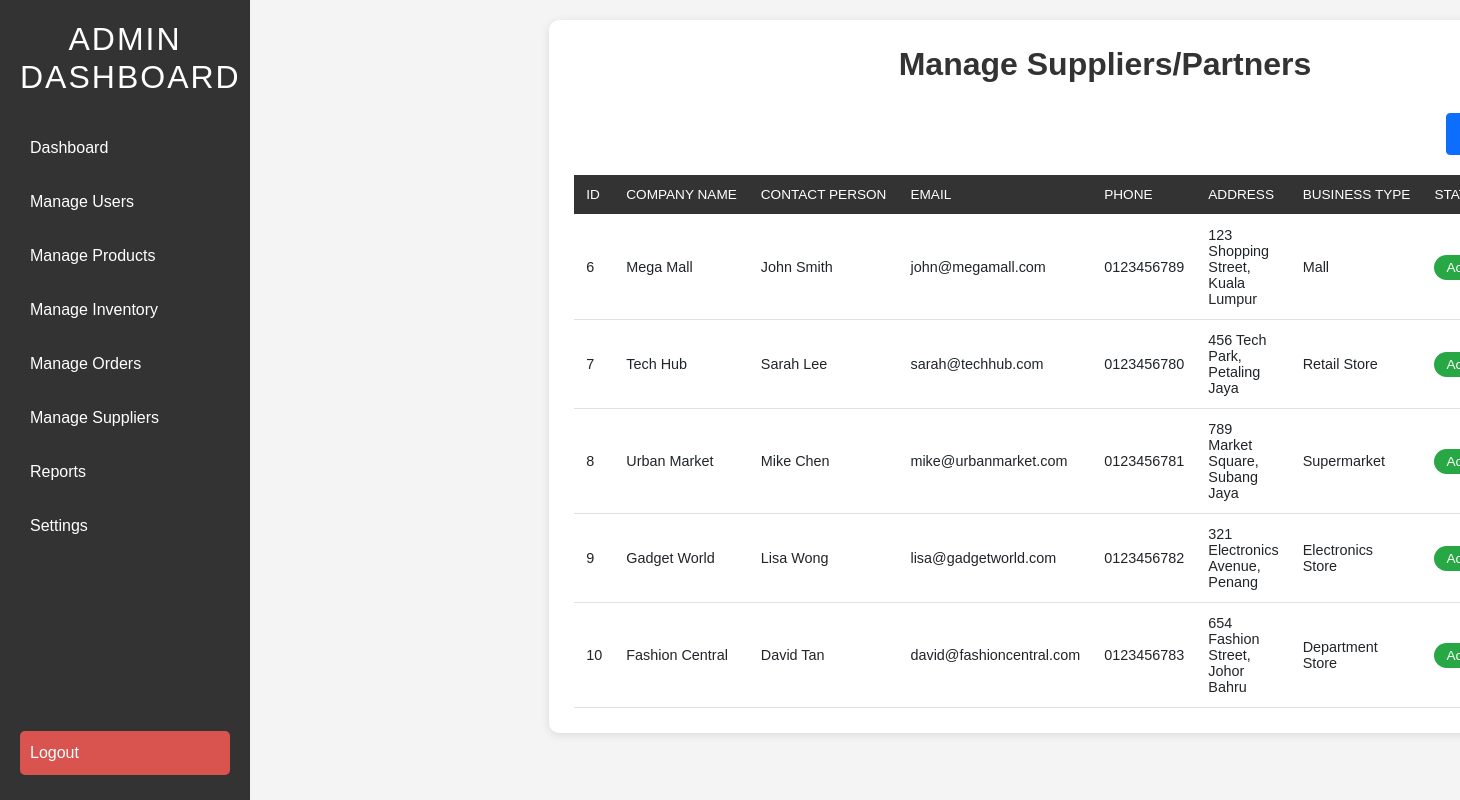
The page /warehouse/warehouse/manage_suppliers.php (signed in) on the database its author committed.
### tables this page shows
CREATE TABLE `suppliers` (
  `id` int(11) NOT NULL,
  `supplier_name` varchar(255) NOT NULL,
  `contact_name` varchar(255) NOT NULL,
  `contact_email` varchar(255) NOT NULL,
  `contact_phone` varchar(20) NOT NULL,
  `address` text NOT NULL,
  `business_type` varchar(50) NOT NULL DEFAULT 'Retail Store'
);

### warehouse/warehouse/manage_suppliers.php (the view, shortened to what this page needs)
<?php
include 'db.php';
include 'sidebar.php';
?>
<!DOCTYPE html>
<html lang="en">
<head>
    <link href="https://cdn.jsdelivr.net/npm/bootstrap@5.0.2/dist/css/bootstrap.min.css" rel="stylesheet">
    <link rel="stylesheet" href="https://cdn.jsdelivr.net/npm/bootstrap-icons@1.7.2/font/bootstrap-icons.css">
</head>
<body>
    <div class="main-content">
        <div class="content-wrapper">
            <h1 class="page-title">Manage Suppliers/Partners</h1>
            <div class="add-supplier-btn">
                <button type="button" class="btn btn-primary" data-bs-toggle="modal" data-bs-target="#addSupplierModal">
                </button>
            </div>
            <div class="table-responsive">
                <table class="table">
                    <thead>
                        <tr>
                            <th>ID</th>
                            <th>Company Name</th>
                            <th>Contact Person</th>
                            <th>Email</th>
                            <th>Phone</th>
                            <th>Address</th>
                            <th>Business Type</th>
                            <th>Status</th>
                        </tr>
                    </thead>
                    <tbody>
                        <?php
                        $query = "SELECT * FROM suppliers ORDER BY id ASC";
                        $result = $conn->query($query);
                        while ($row = $result->fetch_assoc()) {
                            echo "<tr>";
                            echo "<td>{$row['id']}</td>";
                            echo "<td>{$row['supplier_name']}</td>";
                            echo "<td>{$row['contact_name']}</td>";
                            echo "<td>{$row['contact_email']}</td>";
                            echo "<td>{$row['contact_phone']}</td>";
                            echo "<td>{$row['address']}</td>";
                            echo "<td>{$row['business_type']}</td>";
                            echo "<td><span class='status-badge status-active'>Active</span></td>";
                            echo "</tr>";
                        }
                        ?>
                    </tbody>
                </table>
            </div>
        </div>
    </div>
</body>
</html>

### warehouse/warehouse/manage_suppliers.php (style rules this page uses)
body { font-family: 'Arial', sans-serif; background-color: #f4f4f4; margin: 0; padding: 0; display: flex; min-height: 100vh; width: 100%; overflow-x: hidden; }
.main-content { flex: 1; padding: 20px; margin-left: 250px; width: calc(100% - 250px); display: flex; flex-direction: column; align-items: center; }
.content-wrapper { width: 95%; max-width: 1400px; background: white; padding: 25px; border-radius: 10px; box-shadow: 0 2px 10px rgba(0,0,0,0.1); }
.page-title { text-align: center; margin-bottom: 30px; color: #333; font-size: 2rem; font-weight: 600; }
.add-supplier-btn { margin-bottom: 20px; text-align: right; }
.add-supplier-btn .btn { padding: 8px 20px; font-weight: 500; }
.table { width: 100%; margin-bottom: 0; border-collapse: separate; border-spacing: 0; }
.table th { background-color: #333; color: white; padding: 12px; font-weight: 500; text-transform: uppercase; font-size: 0.85rem; white-space: nowrap; }
.table td { padding: 12px; vertical-align: middle; font-size: 0.9rem; }
.status-badge { padding: 5px 12px; border-radius: 15px; font-size: 0.85rem; font-weight: 500; display: inline-block; text-align: center; }
.status-active { background-color: #28a745; color: white; }
.table-responsive { overflow-x: auto; margin: 0 -25px; padding: 0 25px; }

### rows shown on the page
suppliers: id "6", supplier_name "Mega Mall", contact_name "John Smith", contact_email "john@megamall.com", contact_phone "0123456789", address "123 Shopping Street, Kuala Lumpur", business_type "Mall"
suppliers: id "7", supplier_name "Tech Hub", contact_name "Sarah Lee", contact_email "sarah@techhub.com", contact_phone "0123456780", address "456 Tech Park, Petaling Jaya", business_type "Retail Store"
suppliers: id "8", supplier_name "Urban Market", contact_name "Mike Chen", contact_email "mike@urbanmarket.com", contact_phone "0123456781", address "789 Market Square, Subang Jaya", business_type "Supermarket"
suppliers: id "9", supplier_name "Gadget World", contact_name "Lisa Wong", contact_email "lisa@gadgetworld.com", contact_phone "0123456782", address "321 Electronics Avenue, Penang", business_type "Electronics Store"
suppliers: id "10", supplier_name "Fashion Central", contact_name "David Tan", contact_email "david@fashioncentral.com", contact_phone "0123456783", address "654 Fashion Street, Johor Bahru", business_type "Department Store"
